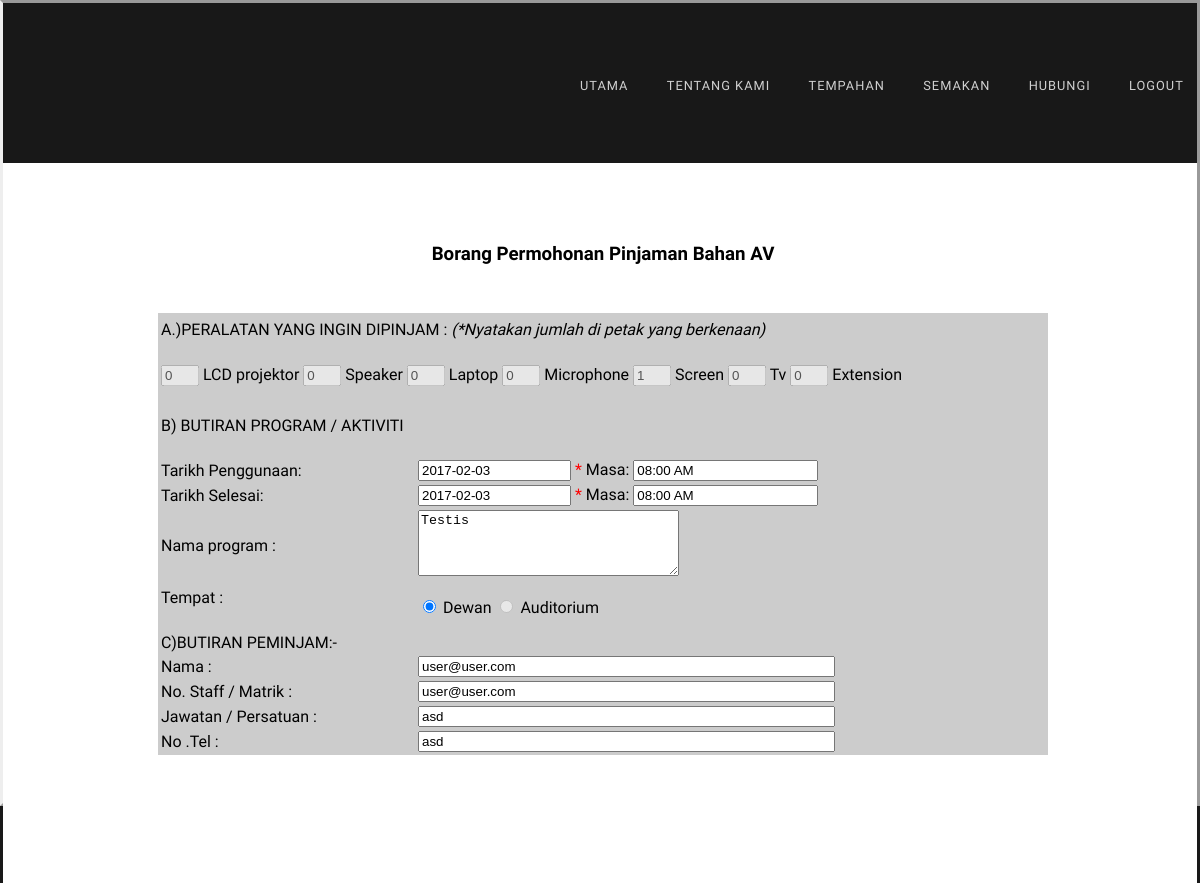
The app's page /borang.php?book_id=10 (signed in) with its own data.
### tables this page shows
CREATE TABLE `book` (
  `id` int(11) NOT NULL,
  `user_id` int(11) NOT NULL,
  `location` varchar(255) NOT NULL,
  `lcd` int(11) NOT NULL,
  `speaker` int(11) NOT NULL,
  `laptop` int(11) NOT NULL,
  `microphone` int(11) NOT NULL,
  `screen` int(11) NOT NULL,
  `tv` int(11) NOT NULL,
  `extension` int(11) NOT NULL,
  `nama_program` varchar(255) NOT NULL,
  `jawatan` varchar(255) NOT NULL,
  `no_tel` varchar(255) NOT NULL,
  `approval` int(11) NOT NULL,
  `start_date` datetime NOT NULL,
  `end_date` datetime NOT NULL
);

CREATE TABLE `users` (
  `id` int(11) NOT NULL,
  `nama` varchar(255) NOT NULL,
  `ic` varchar(255) NOT NULL,
  `alamat` longtext NOT NULL,
  `email` varchar(100) NOT NULL,
  `no_matrik` varchar(30) NOT NULL,
  `password` varchar(255) NOT NULL,
  `user_type` int(11) NOT NULL DEFAULT '0'
);

### borang.php (the view, shortened to what this page needs)
<?php include 'dbconfig.php'; ?>
<?php
$book_id = $_REQUEST['book_id'];
$query = "SELECT book.*, users.nama, users.no_matrik FROM book JOIN users ON book.user_id = users.id WHERE book.id = $book_id";
$result = $con->query($query);
$row = $result->fetch_assoc();
$startdatetime = new DateTime($row['start_date']);
$enddatetime = new DateTime($row['end_date']);
$sdate = $startdatetime->format('Y-m-d');
$stime = $startdatetime->format('h:i A');
$edate = $enddatetime->format('Y-m-d');
?>
<!DOCTYPE html PUBLIC "-//W3C//DTD XHTML 1.0 Strict//EN" "http://www.w3.org/TR/xhtml1/DTD/xhtml1-strict.dtd">
<html xmlns="http://www.w3.org/1999/xhtml">
<head>
<link href="default.css" rel="stylesheet" type="text/css" media="all" />
<link href="fonts.css" rel="stylesheet" type="text/css" media="all" />
</head>
<body>
<div id="=">
	<div id="header" class="container">
		<?php if(!isset($_REQUEST['print'])){ ?>
		<?php include "menu.php"; ?>
		<?php } ?>
	</div>
	</div>
<div id="wrapper">
  <div id="three-column" class="container">
	<div class="title">
	  <h3 align="center">Borang Permohonan Pinjaman Bahan AV</h3>
	</div>
	<form id="form1" method="post" action="booking_process.php">
	  <table width="890" height="93" border="0" align="center"  bgcolor="#CCCCCC" id="footer">
		    <tr>
		      <td height="87" valign="baseline"><p align="left">A.)PERALATAN YANG INGIN DIPINJAM : <em>(*Nyatakan jumlah di petak yang berkenaan) </em></p>
		        <p align="left">
		          <input type="text" name="lcd" id="LCD projektor" value="<?php echo $row['lcd']; ?>"  disabled style=" width: 30px"/>
		          <label for="LCD projektor">LCD projektor</label>
		          <input type="text" name="speaker" id="Speaker " value="<?php echo $row['speaker']; ?>" disabled style=" width: 30px"/>
		          <label for="Speaker ">Speaker </label>
		          <input type="text" name="laptop" id="Laptop" value="<?php echo $row['laptop']; ?>" disabled style=" width: 30px"/>
		          <label for="Laptop">Laptop</label>
		          <input type="text" name="microphone" id="Microphone" value="<?php echo $row['microphone']; ?>" disabled style=" width: 30px"/>
		          <label for="Microphone">Microphone</label>
		          <input type="text" name="screen" id="Screen" value="<?php echo $row['screen']; ?>" disabled style=" width: 30px"/>
		          <label for="Screen">Screen</label>
		          <input type="text" name="tv" id="Tv"  value="<?php echo $row['tv']; ?>" disabled style=" width: 30px"/>
		          <label for="Tv">Tv</label>
		          <input type="text" name="extension" id="Extension " value="<?php echo $row['extension']; ?>" disabled style=" width: 30px"/>
		          <label for="Extension ">Extension </label>
	          </p></td>
	        </tr>
	      </table>
		  <div align="center">
		      <tr>
		        <td width="927" align="center" valign="baseline"><table width="890" height="225" border="0" bgcolor="#CCCCCC">
		          <tr>
		            <td width="253" colspan=""> <p>B) BUTIRAN PROGRAM / AKTIVITI</p></td>
		            <td width="627" valign="baseline"></td>
	              </tr>
		          <tr>
		            <td><span class="control-group">
		              <label class="control-label" >Tarikh Penggunaan:</label>
		              </span></td>
		            <td><span class="input-append date">
		              <input name="tarikh_guna" type="text" class="span2" size="16" value="<?php echo $sdate; ?>" readonly />
		              <font color="#FF0000">*</font> Masa:
		              <input type="text" name="" readonly="" value="<?php echo $stime; ?>">
		              </span></td>
	              </tr>
		          <tr>
		            <td><span class="control-group">
		              <label class="control-label" >Tarikh Selesai:</label>
		              </span></td>
		            <td><input name="tarikh_pulang" type="text" class="span2" size="16"  value="<?php echo $edate; ?>" readonly />
		              <font color="#FF0000">*</font> Masa:
		              <input type="text" name="" readonly="" value="<?php echo $stime; ?>"></td>
	              </tr>
		          <tr>
		            <td><label for="Nama program">Nama program</label>
		              : </td>
		            <td><textarea name="nama_program" cols="30" rows="4" id="Nama program" readonly><?php echo $row['nama_program']; ?></textarea></td>
	              </tr>
		          <tr>
		            <td><p>Tempat :</p>
		              <p></p></td>
		            <td><input type="radio" name="location" id="dewan" value="Dewan" readonly <?php if($row['location'] == 'Dewan'){ echo "checked";}else{echo "disabled";} ?> />
		              <label for="Dewan">Dewan</label>
		              <input type="radio" name="location" id="auditorium" value="Auditorium"  readonly <?php if($row['location'] == 'Auditorium'){ echo "checked";}else{echo "disabled";} ?> />
	                <label for="Auditorium">Auditorium</label></td>
	              </tr>
		          <tr>
		            <td>C)BUTIRAN PEMINJAM:-</td>
		            <td>&nbsp;</td>
	              </tr>
		          <tr>
		            <td>Nama :</td>
		            <td>
		            	<input name="nama" type="nama" id="textfield" size="49%" value="<?php echo $row['nama']; ?>" readonly/>
		            </td>
	              </tr>
		          <tr>
		            <td>No. Staff / Matrik :</td>
		            <td><input type="no.staff/matrik" name="no.staff/matrik" id="textfield3" size="49%" value="<?php echo $row['no_matrik']; ?>"  readonly/></td>
	              </tr>
		          <tr>
		            <td>Jawatan / Persatuan :</td>
		            <td><input name="jawatan/persatuan" type="jawatan/persatuan" id="textfield2" size="49%" value="<?php echo $row['jawatan']; ?>" readonly/></td>
	              </tr>
		          <tr>
		            <td>No .Tel :</td>
		            <td><input name="no.tel" type="no.tel" id="textfield4" size="49%" value="<?php echo $row['no_tel']; ?>" readonly/></td>
	              </tr>
		          </table>		          <p align="left"></p>
	            </td>
	          </tr>
	  </div>
    </form>
  </div>
</div>
</body>
</html>

### default.css (style rules this page uses)
html, body { height: 100%; }
body { margin: 0px; padding: 0px; background: #181818; font-family: 'Didact Gothic', sans-serif; font-size: medium; color: #FFF; text-decoration: none; text-transform: none; border-top-style: outset; border-right-style: outset; border-bottom-style: outset; border-left-style: outset; border-top-color: #999; }
h1, h2, h3 { margin: 0; padding: 0; color: #000; }
p, ol, ul { margin-top: 0; }
p { line-height: 180%; color: #000; }
.container { overflow: hidden; margin: 0em auto; width: 1200px; }
.box1, .box2, .box3, { float: left; margin-right: 20px; }
.title { margin-bottom: 3em; color: #333; border-top-color: #CCC; border-right-color: #CCC; border-bottom-color: #CCC; border-left-color: #CCC; }
#wrapper { position: relative; padding: 5em 0em 7em 0em; background: #FFF; border-top-color: #CCC; border-right-color: #CCC; border-bottom-color: #CCC; border-left-color: #CCC; background-color: #FFFFFF; }
#header { position: relative; padding: 5em 0em; }
#three-column { color: rgba(0,0,0,0.6); border-top-style: none; border-right-style: none; border-bottom-style: none; border-left-style: none; border-top-color: #999; }

### borang.php (style rules this page uses)
#wrapper #three-column #form1 div table tr td p { color: #000; }
#wrapper #three-column #form1 div { color: #000; border-top-color: #CCC; border-right-color: #CCC; border-bottom-color: #CCC; border-left-color: #CCC; }

### records on screen
book: lcd "0", speaker "0", laptop "0", microphone "0", screen "1", tv "0", extension "0", tarikh_guna "2017-02-03", start_date "08:00 AM", tarikh_pulang "2017-02-03", nama_program "Testis", location "☑", nama "user@user.com", user.no_matrik "user@user.com", jawatan "asd", no_tel "asd"
